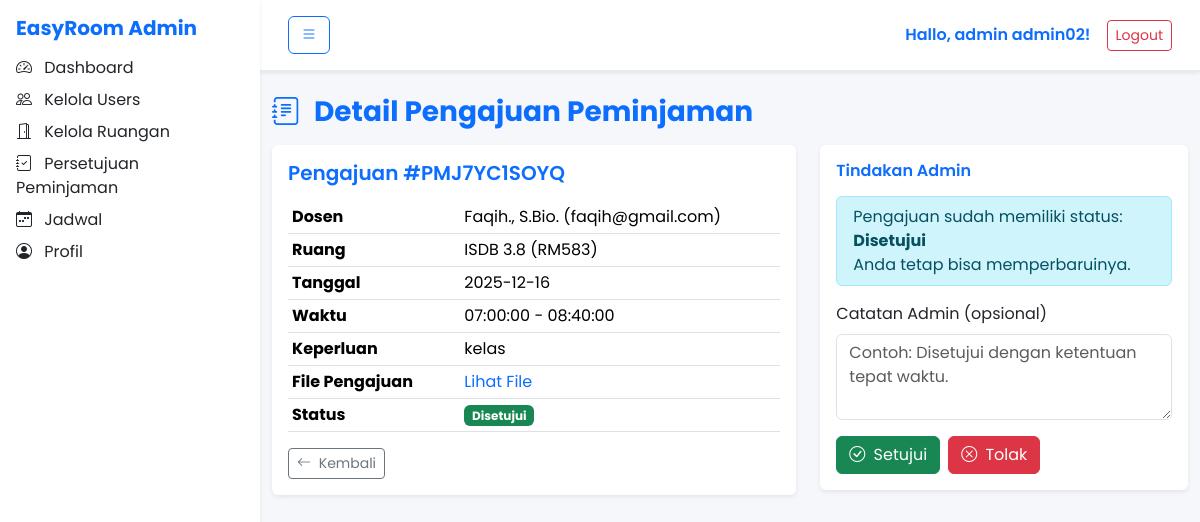
/admin/peminjaman_detail.php?id=PMJ7YC1SOYQ (signed in), run on the app's committed database.
### tables this page shows
CREATE TABLE `peminjaman` (
  `kode_peminjaman` varchar(15) NOT NULL,
  `id_dosen` varchar(15) DEFAULT NULL,
  `kode_ruang` varchar(15) DEFAULT NULL,
  `id_admin` varchar(15) DEFAULT NULL,
  `tanggal` date DEFAULT NULL,
  `waktu_mulai` time DEFAULT NULL,
  `waktu_selesai` time DEFAULT NULL,
  `keperluan` text,
  `file_pengajuan` varchar(255) DEFAULT NULL,
  `status` enum('Menunggu','Disetujui','Ditolak') DEFAULT 'Menunggu',
  `catatan_admin` text
);

CREATE TABLE `dosen` (
  `id_dosen` varchar(15) NOT NULL,
  `nama_dosen` varchar(100) NOT NULL,
  `nip` varchar(20) DEFAULT NULL,
  `email` varchar(100) DEFAULT NULL,
  `password` varchar(255) NOT NULL
);

CREATE TABLE `ruang` (
  `kode_ruang` varchar(15) NOT NULL,
  `nama_ruang` varchar(50) NOT NULL,
  `kapasitas` int DEFAULT NULL,
  `fasilitas` text,
  `lokasi` varchar(100) DEFAULT NULL,
  `status` enum('Terpakai','Kosong') DEFAULT 'Terpakai'
);

### admin/peminjaman_detail.php (the view, shortened to what this page needs)
<?php
require_once __DIR__ . '/../config.php';
$id = $_GET['id'] ?? '';
$stmt = $conn->prepare("
    SELECT p.*, r.nama_ruang, d.nama_dosen, d.email
    FROM peminjaman p
    JOIN ruang r ON p.kode_ruang = r.kode_ruang
    JOIN dosen d ON p.id_dosen = d.id_dosen
    WHERE p.kode_peminjaman = ?
");
$stmt->bind_param("s", $id);
$stmt->execute();
$detail = $stmt->get_result()->fetch_assoc();
?>
<!doctype html>
<html lang="id">
<head>
    <link rel="stylesheet" href="https://cdn.jsdelivr.net/npm/bootstrap@5.3.3/dist/css/bootstrap.min.css">
    <link rel="stylesheet" href="https://cdn.jsdelivr.net/npm/bootstrap-icons@1.11.3/font/bootstrap-icons.css">
    <link rel="stylesheet" href="https://unpkg.com/aos@2.3.1/dist/aos.css">
    <link rel="stylesheet" href="../assets/css/style.css">
</head>
<body>
    <?php include 'sidebar.php'; ?>
    <div class="content">
        <?php include 'header.php'; ?>
        <div class="container py-4">
            <h3 class="fw-bold text-primary mb-3">
                <i class="bi bi-journal-text me-2"></i> Detail Pengajuan Peminjaman
            </h3>
            <div class="row g-4">
                <div class="col-md-7">
                    <div class="card shadow-sm border-0">
                        <div class="card-body">
                            <h5 class="fw-semibold mb-3 text-primary">
                                Pengajuan #<?= $detail['kode_peminjaman']; ?>
                            </h5>
                            <table class="table table-sm">
                                <tr>
                                    <th style="width:35%;">Dosen</th>
                                    <td><?= $detail['nama_dosen']; ?> (<?= $detail['email']; ?>)</td>
                                </tr>
                                <tr>
                                    <th>Ruang</th>
                                    <td><?= $detail['nama_ruang']; ?> (<?= $detail['kode_ruang']; ?>)</td>
                                </tr>
                                <tr>
                                    <th>Tanggal</th>
                                    <td><?= $detail['tanggal']; ?></td>
                                </tr>
                                <tr>
                                    <th>Waktu</th>
                                    <td><?= $detail['waktu_mulai']; ?> - <?= $detail['waktu_selesai']; ?></td>
                                </tr>
                                <tr>
                                    <th>Keperluan</th>
                                    <td><?= nl2br(htmlspecialchars($detail['keperluan'])); ?></td>
                                </tr>
                                <tr>
                                    <th>File Pengajuan</th>
                                    <td>
                                        <?php if (!empty($detail['file_pengajuan'])): ?>
                                            <a href="/<?= $detail['file_pengajuan']; ?>" target="_blank">Lihat File</a>
                                        <?php else: ?>
                                            <span class="text-muted">Tidak ada file lampiran.</span>
                                        <?php endif; ?>
                                    </td>
                                </tr>
                                <tr>
                                    <th>Status</th>
                                    <td>
                                        <?php if ($detail['status'] === 'Menunggu'): ?>
                                            <span class="badge bg-warning text-dark">Menunggu</span>
                                        <?php elseif ($detail['status'] === 'Disetujui'): ?>
                                            <span class="badge bg-success">Disetujui</span>
                                        <?php else: ?>
                                            <span class="badge bg-danger">Ditolak</span>
                                        <?php endif; ?>
                                    </td>
                                </tr>
                            </table>
                            <a href="peminjaman.php" class="btn btn-outline-secondary btn-sm">
                                <i class="bi bi-arrow-left me-1"></i> Kembali
                            </a>
                        </div>
                    </div>
                </div>
                <div class="col-md-5">
                    <div class="card shadow-sm border-0">
                        <div class="card-body">
                            <h6 class="fw-semibold text-primary mb-3">Tindakan Admin</h6>
                            <?php if ($detail['status'] !== 'Menunggu'): ?>
                                <div class="alert alert-info py-2">
                                    Pengajuan sudah memiliki status: <strong><?= $detail['status']; ?></strong><br>
                                    Anda tetap bisa memperbaruinya.
                                </div>
                            <?php endif; ?>
                            <form action="../backend/admin/peminjaman_action.php" method="post">
                                <div class="mb-3">
                                    <label class="form-label">Catatan Admin (opsional)</label>
                                    <textarea name="catatan_admin" class="form-control" rows="3"
                                        placeholder="Contoh: Disetujui dengan ketentuan tepat waktu."><?= htmlspecialchars($detail['catatan_admin'] ?? ""); ?></textarea>
                                </div>
                                <div class="d-flex gap-2">
                                    <button type="submit" name="aksi" value="setujui" class="btn btn-success">
                                        <i class="bi bi-check-circle me-1"></i> Setujui
                                    </button>
                                    <button type="submit" name="aksi" value="tolak" class="btn btn-danger">
                                        <i class="bi bi-x-circle me-1"></i> Tolak
                                    </button>
                                </div>
                            </form>
                        </div>
                    </div>
                </div>
            </div>
        </div>
    </div>
</body>
</html>

### assets/css/style.css (style rules this page uses)
body { font-family: "Poppins", sans-serif; background: #f5f7fb; color: #1f2933; }
a { text-decoration: none; }

### admin/sidebar.php (style rules this page uses)
:root { --sidebar-width: 260px; }
.content { margin-left: var(--sidebar-width); transition: margin-left 0.3s ease-in-out; width: calc(100% - var(--sidebar-width)); }

### data on the page
peminjaman: kode_peminjaman "PMJ7YC1SOYQ", id_dosen.nama_dosen "Faqih., S.Bio.", id_dosen.email "faqih@gmail.com", kode_ruang.nama_ruang "ISDB 3.8", kode_ruang "RM583", tanggal "2025-12-16", waktu_mulai "07:00:00", waktu_selesai "08:40:00", keperluan "kelas", status "Disetujui"

### other printed values
$user['nama'] "admin02"
